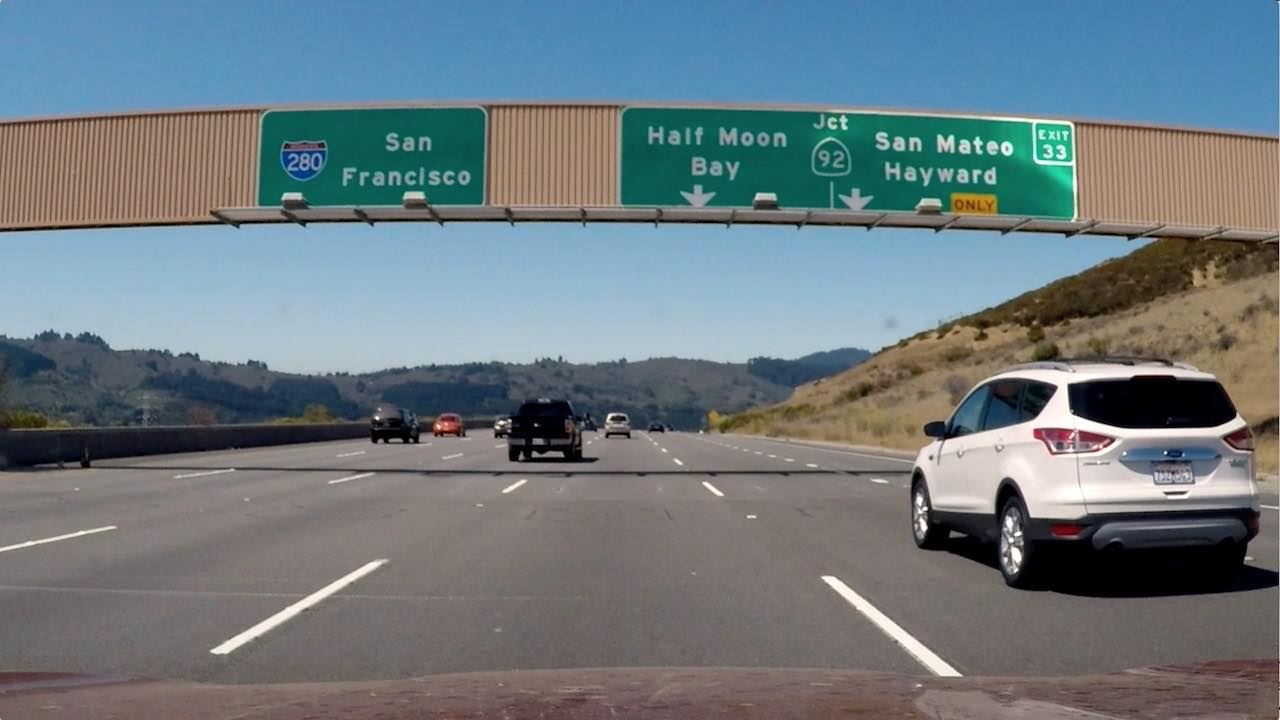
#> input picture lanelines/img/signs_vehicles_xygrad.jpg, 1280 x 720 px
$ jupyter execute --allow-errors color-spaces.ipynb   (shell and % lines are left out)
#> lines starting #> are read from the running program, lines starting #| are printed output that depends on the picture
[cell 1]
import numpy as np
import cv2
import matplotlib.pyplot as plt
import matplotlib.image as mpimg
import pickle
import argparse

[cell 2]
image = mpimg.imread('../img/signs_vehicles_xygrad.jpg')
#> image is the input picture: shape (720, 1280, 3); mean R, G, B 109.2, 121.6, 127.4

plt.imshow(image)

[cell 3]
hls = cv2.cvtColor(image, cv2.COLOR_RGB2HLS)
#> hls: shape (720, 1280, 3); mean of channels 0, 1, 2 60.7, 118.8, 64.6
plt.imshow(hls)
# ax2.set_title('HLS', fontsize=50)

[cell 4]
hsv = cv2.cvtColor(image, cv2.COLOR_RGB2HSV)
#> hsv: shape (720, 1280, 3); mean H, S, V 60.7, 77.2, 139.1
plt.imshow(hsv)

[cell 5]
H = hls[:,:,0]
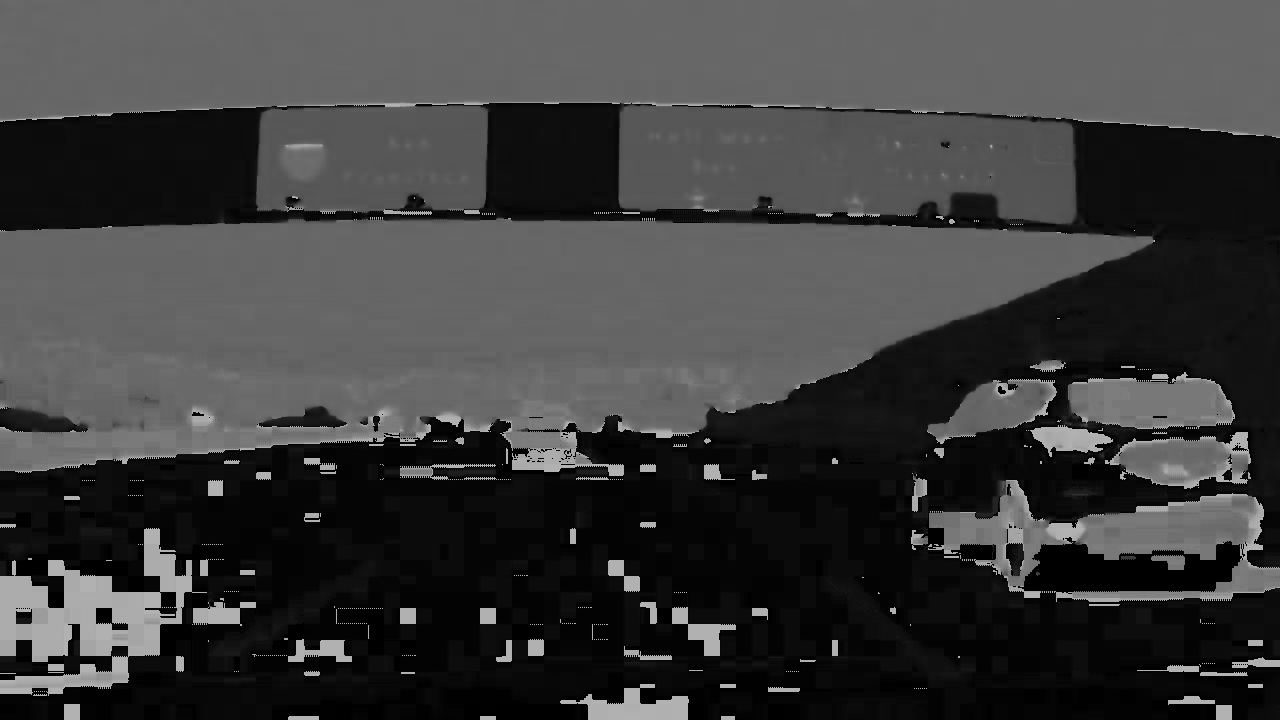
#> H: shape (720, 1280); min 0, max 180, mean 60.7
L = hls[:,:,1]
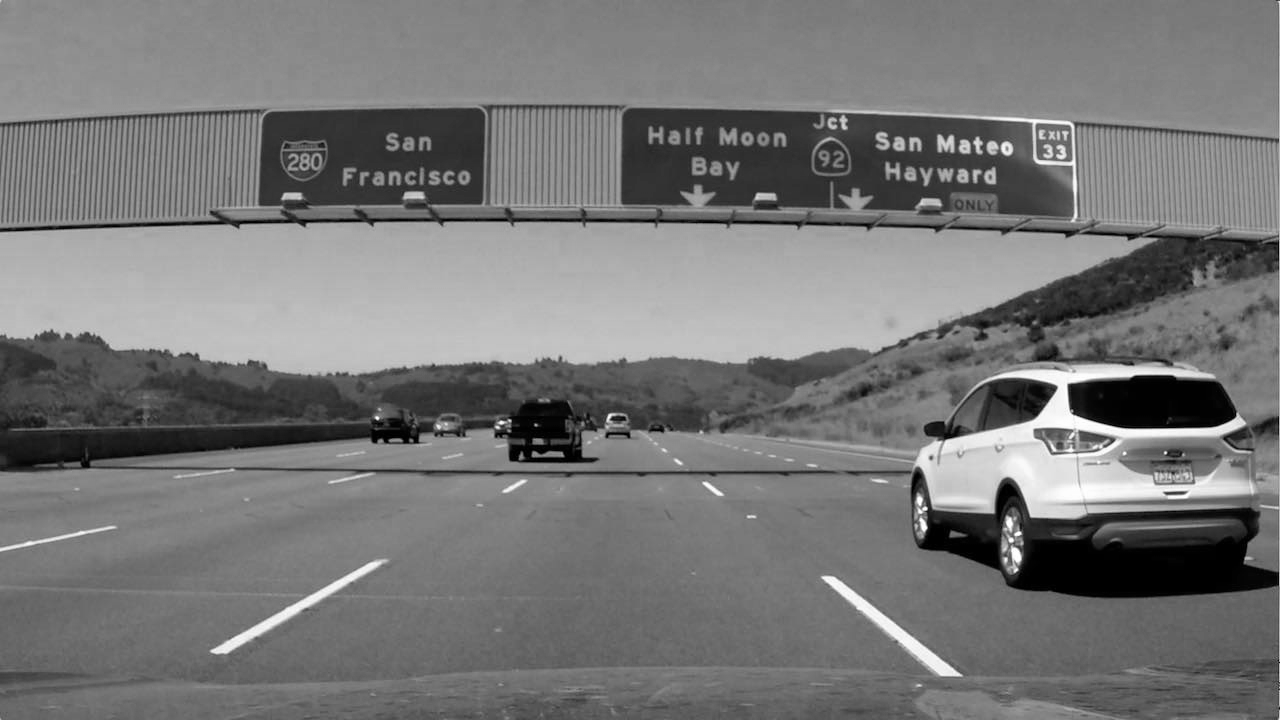
#> L: shape (720, 1280); min 0, max 254, mean 118.8
S = hls[:,:,2]
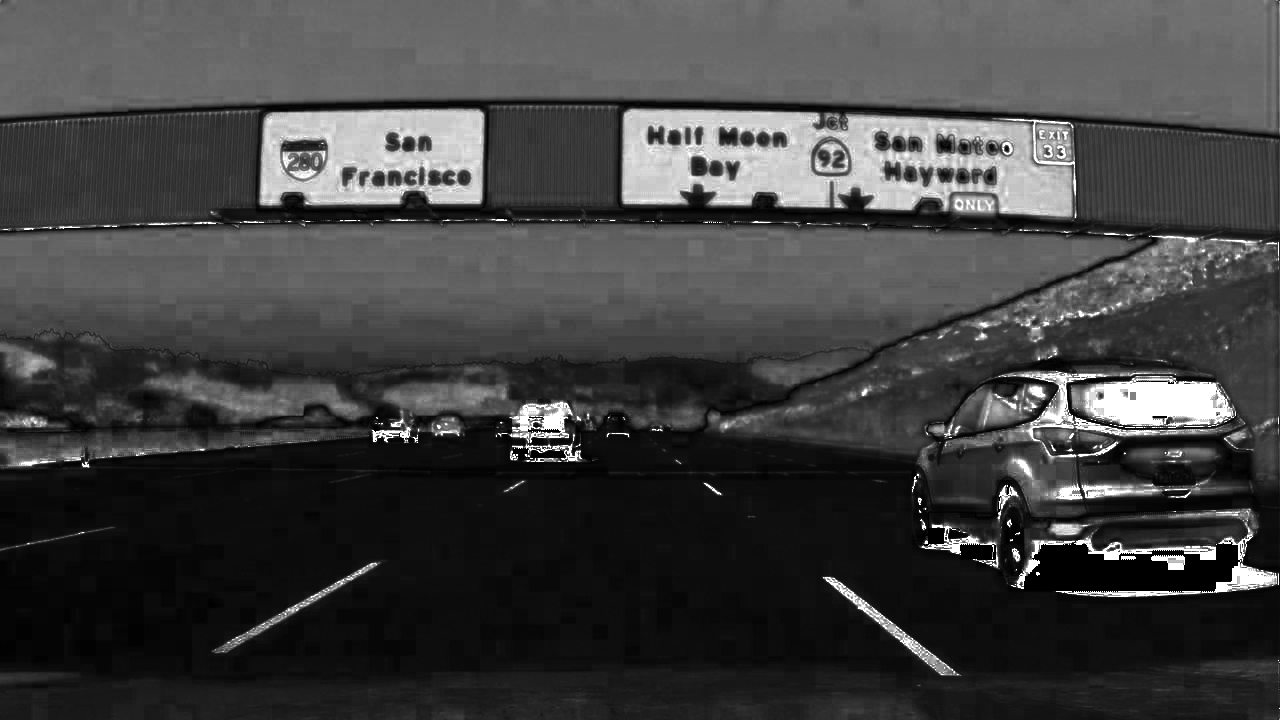
#> S: shape (720, 1280); min 0, max 255, mean 64.6

[cell 6]
f, axarr = plt.subplots(2, 2)

thresh = (90, 255)
binary = np.zeros_like(S)
binary[(S > thresh[0]) & (S <= thresh[1])] = 1
axarr[0,1].imshow(binary)

binary[(H > thresh[0]) & (H <= thresh[1])] = 1
axarr[1,0].imshow(binary)

binary[(L > thresh[0]) & (L <= thresh[1])] = 1
axarr[1,1].imshow(binary)


axarr[0,0].imshow(hls)
plt.show()
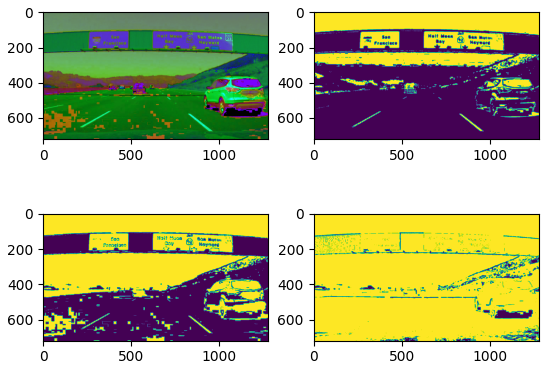
#> figure drawn by matplotlib, 4 panels
